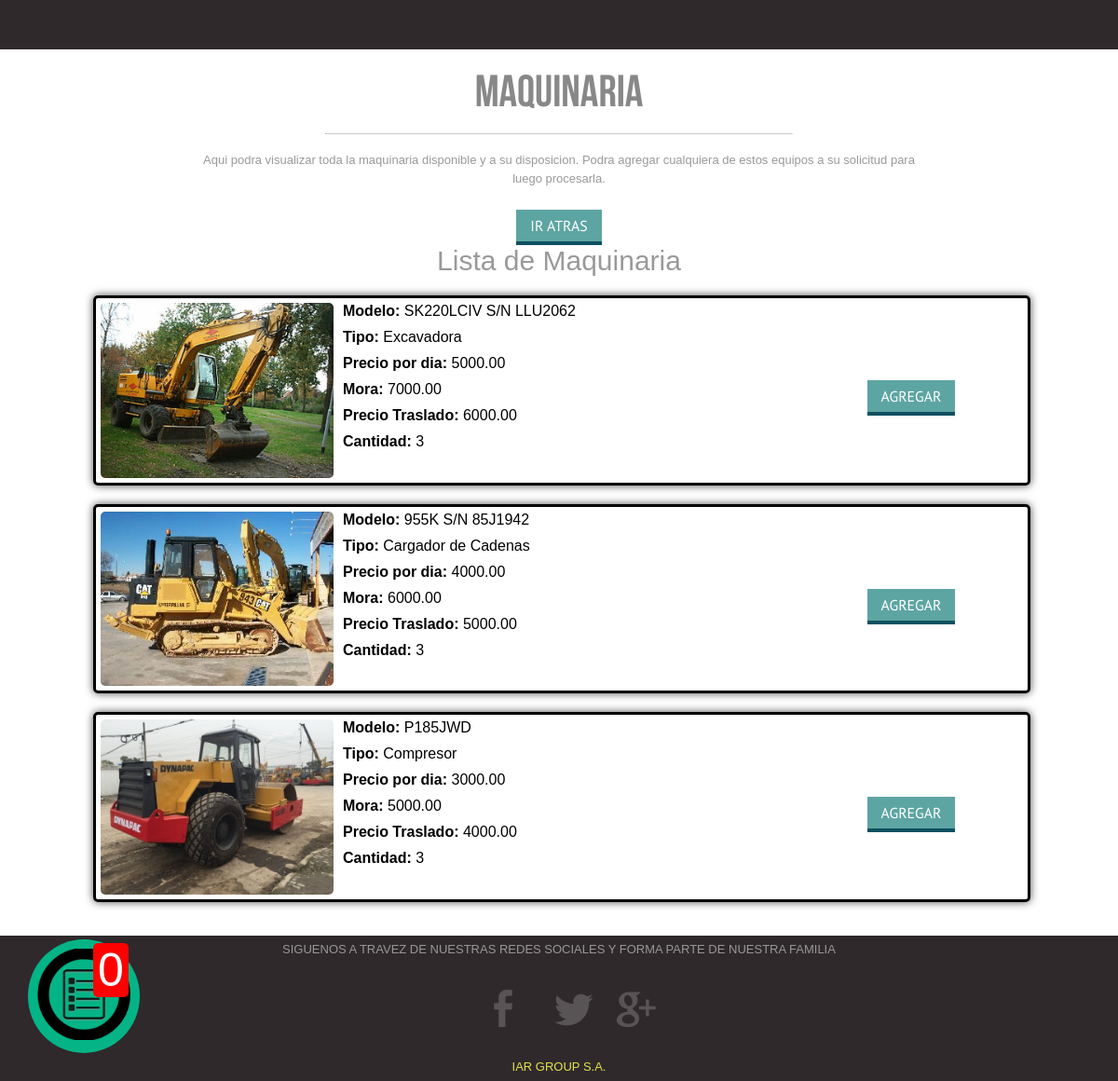
Page /cliente-maquinaria.php (signed in) on the committed database.
### tables this page shows
CREATE TABLE `modelo_maquinaria` (
  `codigo` int(11) NOT NULL AUTO_INCREMENT,
  `modelo` varchar(250) NOT NULL,
  `cod_tipo` int(11) NOT NULL,
  `precio_alq` decimal(10,2) NOT NULL,
  `precio_mora` decimal(10,2) NOT NULL,
  `cantidad` int(11) NOT NULL,
  `foto` varchar(250) NOT NULL,
  `precio_tras` decimal(10,2) NOT NULL,
  PRIMARY KEY (`codigo`),
  KEY `cod_tipo` (`cod_tipo`),
  CONSTRAINT `modelo_maquinaria_ibfk_1` FOREIGN KEY (`cod_tipo`) REFERENCES `tipo_maquinaria` (`codigo`)
);

CREATE TABLE `tipo_maquinaria` (
  `codigo` int(11) NOT NULL AUTO_INCREMENT,
  `tipo` varchar(25) NOT NULL,
  PRIMARY KEY (`codigo`)
);

### cliente-maquinaria.php (the view, shortened to what this page needs)
<!DOCTYPE HTML>
<html>
<head>
<link rel="stylesheet" href="css/fontello.css">
<link href="css/style.css" rel="stylesheet" type="text/css" media="all" />
<link rel="stylesheet" type="text/css" href="css/clientes.css">
<link href="css/slider.css" rel="stylesheet" type="text/css" media="all"/>
</head>
<body onscroll="BarraVertical();">
    <div class="header">
    </div>
  	<div class="main">
	 	<div class="titulos">
	 		<br>
			<h2>Maquinaria</h2>
			<hr>
			<p>Aqui podra visualizar toda la maquinaria disponible y a su disposicion. Podra agregar cualquiera de estos equipos a su solicitud para luego procesarla.</p>
		</div>
		<div id="lista-maquinaria">
			<div id="barra_maquinaria">
				<a href="cliente.php" class="btn boton_atras">Ir Atras</a>
				<h1>Lista de Maquinaria</h1>
			</div>
			<?php
				include_once('php/conectar.php');
				$q="select * from modelo_maquinaria";
				$result = mysqli_query($conectar,$q);
				$cantidad = mysqli_num_rows($result);
				for($x=1;$x<=$cantidad;$x++){
					$fila = mysqli_fetch_array($result);
					$codigo_modelo = $fila[0];
					$modelo = $fila[1];
					$cod_tipo = $fila[2];
					$precio_aql = $fila[3];
					$precio_mora = $fila[4];
					$cantidad_modelo = $fila[5];
					$foto = $fila[6];
					$precio_tras = $fila[7];
					$q2="select * from tipo_maquinaria where codigo=$cod_tipo";
					$result2 = mysqli_query($conectar,$q2);
					$fila2 = mysqli_fetch_array($result2);
					$tipo_maq = $fila2[1];
					$q5="select * FROM solicitud_temp,temporal_maquinaria,modelo_maquinaria WHERE solicitud_temp.codigo=codigo_temp AND codigo_maq=modelo_maquinaria.codigo AND modelo_maquinaria.codigo=$codigo_modelo";
					$result5 = mysqli_query($conectar,$q5);
					$cantidad5 = mysqli_num_rows($result5);
			?>
					<div class="maq">
						<img src="imagen_maquinaria/<?php echo $foto; ?>">
						<p><span>Modelo:</span> <?php echo htmlentities($modelo); ?></p>
						<p><span>Tipo:</span> <?php echo htmlentities($tipo_maq); ?></p>
						<p><span>Precio por dia:</span> <?php echo $precio_aql; ?></p>
						<p><span>Mora:</span> <?php echo $precio_mora; ?></p>
						<p><span>Precio Traslado:</span> <?php echo $precio_tras; ?></p>
						<p><span>Cantidad:</span> <?php echo $cantidad_modelo; ?></p>
						<?php if($cantidad5==0){ ?>
								<?php if($cantidad_modelo>0){ ?>
										<div id="espacio_btn">
											<form method="post" action="php/agregar_temporal.php">
												<button class="btn" type="submit">Agregar</button>
											</form>
										</div>
								<?php }  ?>
						<?php }  ?>
					</div>
			<?php }  ?>
		</div>
		<?php
			$cant_items_sol = 0;
		?>
		<a href="php/ir-a-solicitud.php">
			<div id="icono_flotante" onmouseover="document.getElementById('ayuda_flotante').style.display = 'block'" onmouseout="document.getElementById('ayuda_flotante').style.display = 'none'">
				<img src="images/icono_solicitud.png">
			</div>
			<div id="texto_flotante" onmouseover="document.getElementById('ayuda_flotante').style.display = 'block'" onmouseout="document.getElementById('ayuda_flotante').style.display = 'none'">
				<p><?php echo $cant_items_sol; ?></p>
			</div>
		</a>
	</div>
	<div class="footer">
		<div class="wrap">
			<div class="footer-text">
				<p>SIGUENOS A TRAVEZ DE NUESTRAS REDES SOCIALES Y FORMA PARTE DE NUESTRA FAMILIA</p>
				<ul class="follow_icon">
					<li><a href="#"><img src="images/fb.png" alt=""></a></li>
					<li><a href="#"><img src="images/tw.png" alt=""></a></li>
					<li><a href="#"><img src="images/g+.png" alt=""></a></li>
				</ul>
				<div class="copy">
					<p><a href="#">IAR GROUP S.A.</a></p>
				</div>
			</div>
		</div>
	</div>
</body>
</html>

### css/style.css (style rules this page uses)
html,body,div,span,applet,object,iframe,h1,h2,h3,h4,h5,h6,p,blockquote,pre,a,abbr,acronym,address,big,cite,code,del,dfn,em,img,ins,kbd,q,s,samp,small,strike,strong,sub,sup,tt,var,b,u,i,dl,dt,dd,ol,nav ul,nav li,fieldset,form,label,legend,table,caption,tbody,tfoot,thead,tr,th,td,article,aside,canvas,details,embed,figure,figcaption,footer,header,hgroup,menu,nav,output,ruby,section,summary,time,mark,audio,video { margin:0;padding:0;border:0;font-size:100%;font:inherit;vertical-align:baseline; }
ol,ul { list-style:none;margin:0;padding:0; }
a { text-decoration:none; }
img { max-width:100%; }
body { font-family:Arial, Helvetica, sans-serif; background:#fff; }
.wrap { width:80%; margin:0 auto; -moz-transition:all .2s linear; -webkit-transition:all .2s linear; -o-transition:all .2s linear; -ms-transition:all .2s linear; }
.header { background:#2f292b; padding: 2.22% 0; }
.titulos h2 { text-align: center; color: #888; font-size: 3em; font-family: 'bebas_neueregular'; margin-bottom: 20px; }
hr { border-bottom: 1px solid #CCC; border-top: none; margin: 0; width: 500px; display: inline-block; margin-top: -14px; margin-bottom: 14px; margin-right: auto; margin-left: auto; }
.titulos { text-align:center; margin-bottom: 2%; }
.titulos p { color: #999; font-size: 0.8125em; line-height: 1.5em; width: 65%; margin: 0 auto; }
.btn.btn { box-shadow: none; background: #5da5a2; position: relative; font-size: 0.99em; display: inline-block; padding:7px 15px 7px 15px; font-family: 'PT Sans', sans-serif; color: #fff; text-shadow: none; border: none; letter-spacing: 0; text-transform: uppercase; text-decoration: none; border-bottom: 4px solid #0e5061; -webkit-transition: all 0.25s ease; -moz-transition: all 0.25s ease; -o-transition: all 0.25s ease; transition: all 0.25s ease; }
.footer { background: #2F292B; text-align:center; padding:0.4% 0; margin-top: 3%; }
.footer-text p { font-size:0.8125em; font: PT Sans, sans-serif; line-height:1.5em; color:#989898; }
.follow_icon { list-style: none; padding: 2% 0; }
ul.follow_icon li { display: inline-block; margin-left:15px; }
.follow_icon li a img { vertical-align: middle; opacity: 0.2; }
.copy p { color:#fff; font-size:0.8125em; }
.copy p a { color:#E4E24F; }
h1 { font-size: 30px; text-align: center; margin-bottom: 20px; color: rgba(0,0,0,0.4); }
@media (max-width:1366px) { .wrap { width:90%; } }
@media (max-width:1280px) { .wrap { width:90%; } }

### css/clientes.css (style rules this page uses)
#lista-maquinaria { width: 100%; max-width: 1000px; margin: 0 auto; }
#lista-maquinaria .maq { width: 100%; border:solid; border-radius: 5px; box-shadow: 0px 0px 10px rgba(0,0,0,0.7); margin-bottom: 20px; }
#lista-maquinaria .maq img { box-sizin:border-box; width: 25%; float: left; padding: 5px; border-radius: 10px; }
#lista-maquinaria .maq p { box-sizin:border-box; width: 50%; float: left; padding: 5px; }
#lista-maquinaria .maq span { font-weight: bold; }
#espacio_btn { width: 25%; float: right; text-align: center; margin-top: -80px; }
#lista-maquinaria .maq button { cursor: pointer; }
#barra_maquinaria { text-align: center; }
#icono_flotante { width: 30%; max-width: 100px; position: fixed; left: 30px; bottom: 30px; background-color: #04B486; border-radius: 50%; padding: 10px; }
#icono_flotante img { width: 100%; }
#texto_flotante { position: fixed; left: 100px; bottom: 90px; background-color: red; color: white; border-radius: 5px; }
#texto_flotante p { display: inline-block; text-align: center; font-size: 50px; border-radius: 5px; padding-left: 5px; padding-right: 5px; }

### rows in the picture
modelo_maquinaria: foto (picture), modelo "SK220LCIV S/N LLU2062", cod_tipo.tipo "Excavadora", precio_alq "5000.00", precio_mora "7000.00", precio_tras "6000.00", cantidad "3"
modelo_maquinaria: foto (picture), modelo "955K S/N 85J1942", cod_tipo.tipo "Cargador de Cadenas", precio_alq "4000.00", precio_mora "6000.00", precio_tras "5000.00", cantidad "3"
modelo_maquinaria: foto (picture), modelo "P185JWD", cod_tipo.tipo "Compresor", precio_alq "3000.00", precio_mora "5000.00", precio_tras "4000.00", cantidad "3"

### other values in the picture
$cant_items_sol "0"
